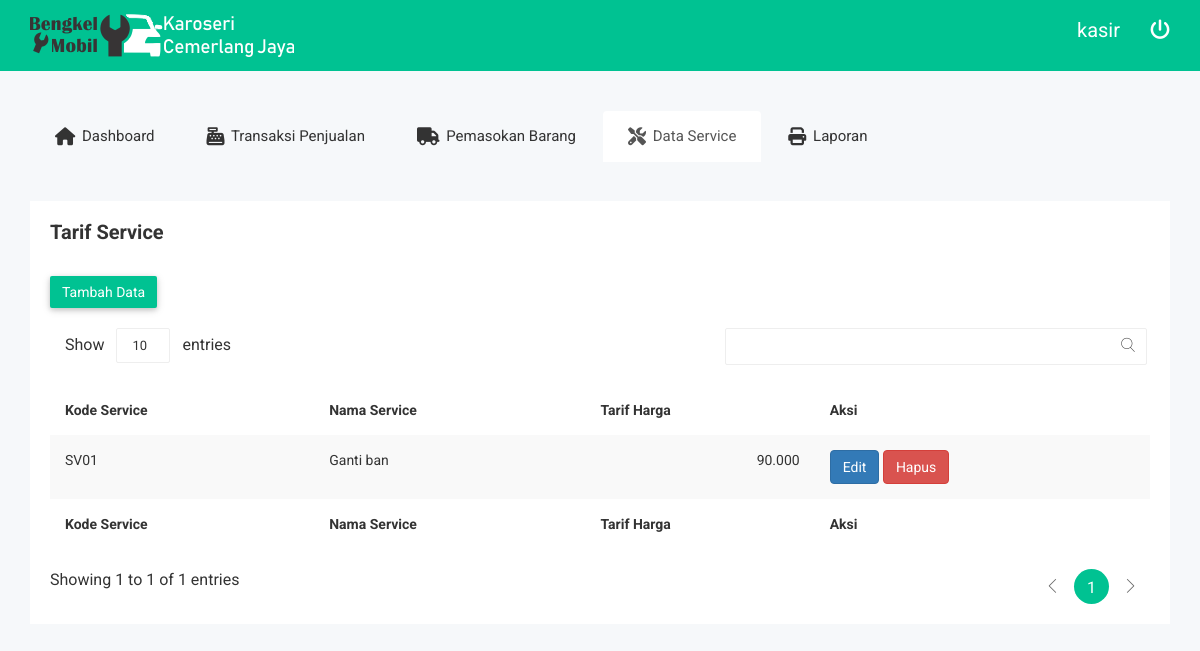
/kasir.php?halaman=v_tarifService (signed in), run on the app's committed database.
### tables this page shows
CREATE TABLE `service` (
  `kode_service` varchar(5) NOT NULL,
  `nama_service` varchar(30) NOT NULL,
  `tarif_harga` int(11) NOT NULL
);

### koneksi/function.php (called while the page is built, shortened)
<?php
function format_ribuan($nilai)
{
    $n =  number_format($nilai,0,',','.');
    return $n;
}
?>

### master/tarif_service/tampil.php (the view, shortened to what this page needs)
<div class="data-table-list">
    <div class="basic-tb-hd">
        <h2>Tarif Service</h2>
        <br>
        <a href="kasir.php?halaman=add_tarifService" class="btn btn-success notika-btn-success">Tambah Data</a>
    </div>
    <div class="table-responsive">
        <table id="data-table-basic" class="table table-striped">
            <thead>
                <tr>
                    <th>Kode Service</th>
                    <th>Nama Service</th>
                    <th>Tarif Harga</th>
                    <th>Aksi</th>
                </tr>
            </thead>
            <tbody>
                <?php
                $query = mysqli_query($koneksi, "SELECT * FROM service ORDER BY kode_service ASC");
                foreach ($query as $data) {
                    ?>
                <tr>
                    <td><?= $data['kode_service'] ?></td>
                    <td><?= $data['nama_service'] ?></td>
                    <td style="text-align: right;"><?= format_ribuan($data['tarif_harga']) ?></td>
                    <td>
                        <a href="?halaman=edit_tarifService&id=<?= $data['kode_service']; ?>" class="btn btn-primary">Edit</a>
                        <a onclick="return confirm('Yakin ingin menghapus data ?')" href="?halaman=v_tarifService&hapus=<?= $data['kode_service']; ?>" class="btn btn-danger">Hapus</a>
                    </td>
                </tr>
                <?php } ?>
            </tbody>
            <tfoot>
                <tr>
                    <th>Kode Service</th>
                    <th>Nama Service</th>
                    <th>Tarif Harga</th>
                    <th>Aksi</th>
                </tr>
            </tfoot>
        </table>
    </div>
</div>

### assets/template2/css/themesaller-forms.css (style rules this page uses)
html, body { border: 0; margin: 0; padding: 0; font-size: 100%; vertical-align: baseline; font: inherit; }
body { margin: 0; padding: 0; background:url(../images/body_bg.jpg) no-repeat center top; }

### assets/template2/css/main.css (style rules this page uses)
html { color: #222; font-size: 1em; line-height: 1.4; }

### data on the page
service: kode_service "SV01", nama_service "Ganti ban", tarif_harga "90.000"

### other printed values
$_SESSION['username'] "kasir"
